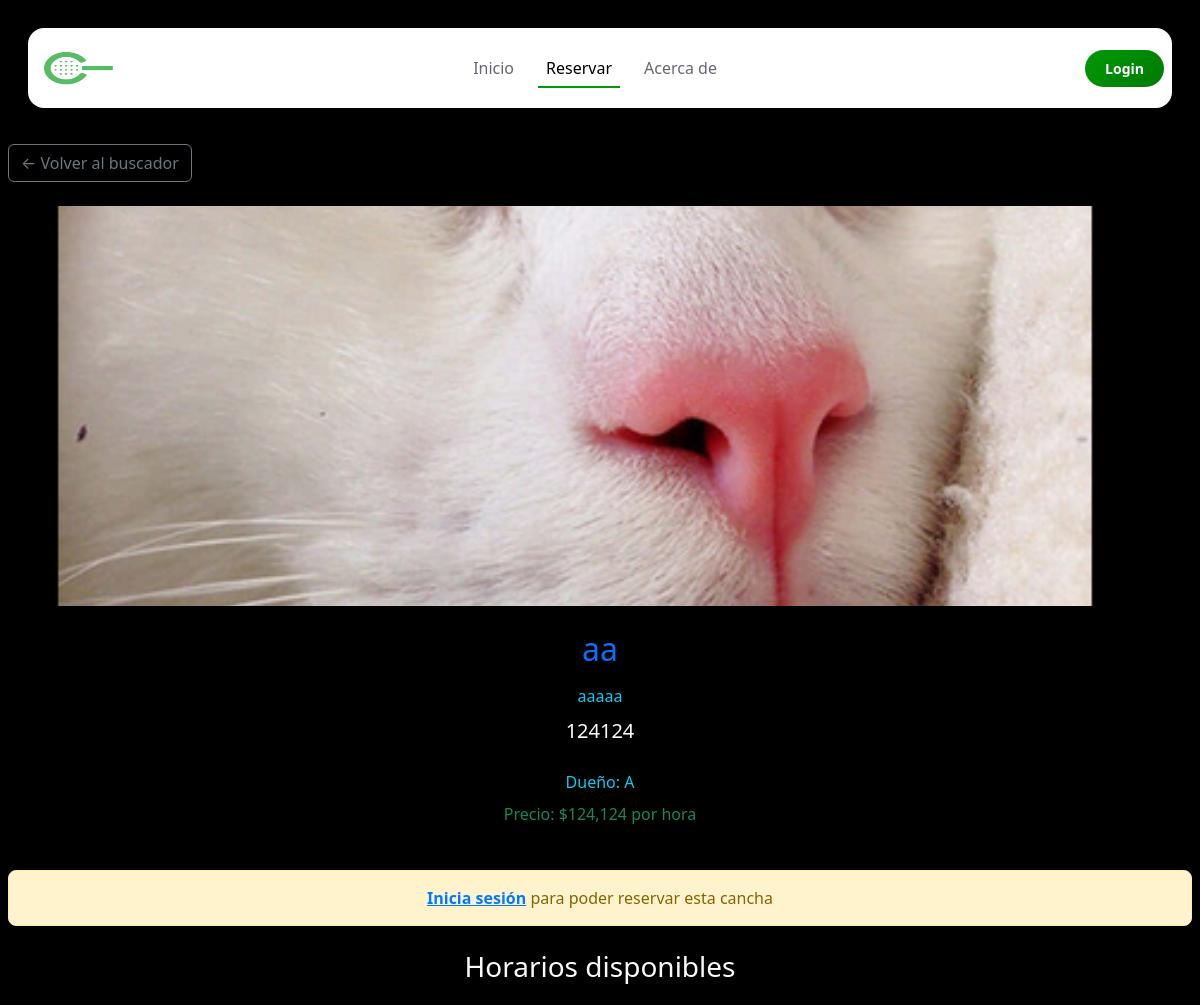
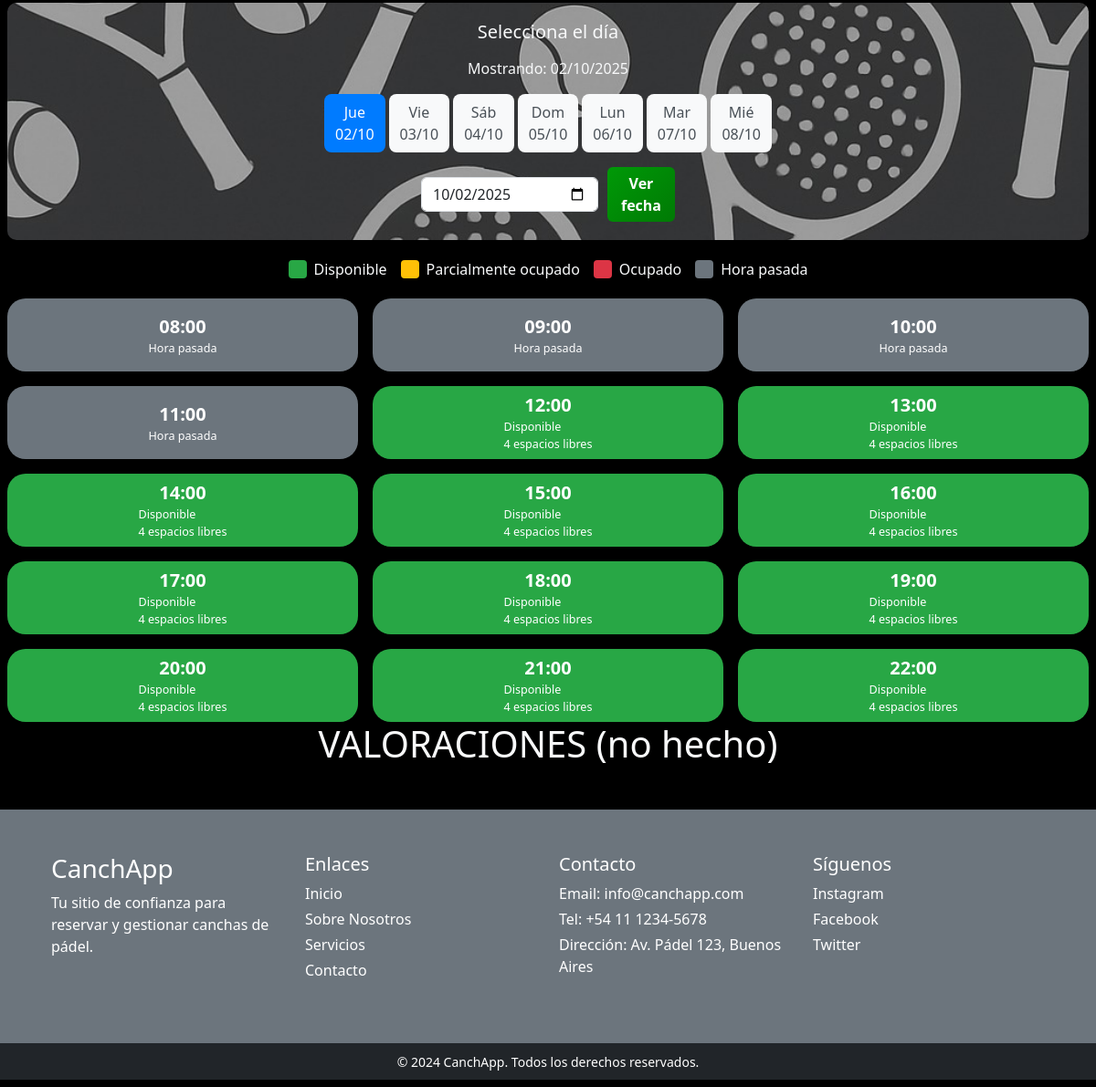
The app's page /reservacion.php?id=78 with its own data (2 pictures, top to bottom).
### tables this page shows
CREATE TABLE `cancha` (
  `id_cancha` int(11) NOT NULL,
  `id_duenio` int(11) NOT NULL,
  `nombre` varchar(120) NOT NULL,
  `lugar` varchar(120) NOT NULL,
  `foto` varchar(255) NOT NULL,
  `bio` text NOT NULL,
  `verificado` tinyint(1) NOT NULL,
  `valoracion` int(10) NOT NULL,
  `precio` int(11) NOT NULL
);

CREATE TABLE `duenio` (
  `id_duenio` int(11) NOT NULL,
  `id_usuario` int(11) NOT NULL,
  `nombre` varchar(120) NOT NULL,
  `email` varchar(150) NOT NULL,
  `contrasena` varchar(250) NOT NULL
);

### reservacion.php (the view, shortened to what this page needs)
<?php
require_once 'conexiones/conDB.php';
$nombre = $_SESSION['nombre'] ?? null;
$rol = $_SESSION['rol'] ?? null;
$foto = $_SESSION['foto'] ?? null;
$id_usuario = $_SESSION['id'] ?? null;
$id_cancha = $_GET['id'] ?? null;
$fecha_mostrar = $_GET['fecha'] ?? date('Y-m-d');
if ($id_cancha) {
    try {
        $stmt = $pdo->prepare("
            SELECT c.*, d.nombre as duenio_nombre
            FROM cancha c
            LEFT JOIN duenio d ON c.id_duenio = d.id_duenio
            WHERE c.id_cancha = ? AND (c.verificado = 1 OR c.verificado = 0)
        ");
        $stmt->execute([$id_cancha]);
        $cancha = $stmt->fetch(PDO::FETCH_ASSOC);
    } catch (PDOException $e) {
        $error = "Error al cargar la cancha: " . $e->getMessage();
        $cancha = null;
    }
} else {
    header("Location: buscador.php");
    exit;
}
function obtenerreservas($pdo, $id_cancha, $fecha) {
    $stmt = $pdo->prepare("
        SELECT r.*, u.nombre as usuario_nombre
        FROM reserva r
        INNER JOIN usuario u ON r.id_usuario = u.id_usuario
        WHERE r.id_cancha = ? AND r.fecha = ? AND r.estado = 'activa'
        ORDER BY r.hora_inicio
    ");
    $stmt->execute([$id_cancha, $fecha]);
    return $stmt->fetchAll(PDO::FETCH_ASSOC);
}
function generarhorarios() {
    $horarios = [];
    for ($h = 8; $h <= 22; $h++) {
        $horarios[] = sprintf("%02d:00", $h);
    }
    return $horarios;
}
function verificarDisponibilidad($reservas, $hora, $fecha_mostrar, $espacios_total = 4) {
    $espacios_ocupados = 0;
    $reservas_en_horario = [];
    if ($fecha_mostrar === date('Y-m-d')) {
        $hora_actual_ts = strtotime(date('Y-m-d H:i'));
        $hora_slot_ts   = strtotime($fecha_mostrar . ' ' . $hora);
        if ($hora_slot_ts <= $hora_actual_ts) {
            return ['tipo' => 'pasada', 'mensaje' => 'Hora pasada'];
        }
    }
    $espacios_disponibles = $espacios_total - $espacios_ocupados;
    if ($espacios_disponibles <= 0) {
        return [
            'tipo' => 'ocupado',
            'espacios_disponibles' => 0,
            'espacios_ocupados' => $espacios_ocupados,
            'reservas' => $reservas_en_horario
        ];
    } else {
        return [
            'tipo' => 'disponible',
            'espacios_disponibles' => $espacios_disponibles,
            'espacios_ocupados' => 0,
            'reservas' => []
        ];
    }
}
function diasespanol($dia_ingles) {
    $dias = [
        'Mon' => 'Lun',
        'Tue' => 'Mar',
        'Wed' => 'Mié',
        'Thu' => 'Jue',
        'Fri' => 'Vie',
        'Sat' => 'Sáb',
        'Sun' => 'Dom'
    ];
    return $dias[$dia_ingles] ?? $dia_ingles;
}
$horarios = generarhorarios();
$reservas = obtenerreservas($pdo, $id_cancha, $fecha_mostrar);
?>
<!DOCTYPE html>
<html lang="es">
<head>
    <link href="https://cdn.jsdelivr.net/npm/bootstrap@5.3.8/dist/css/bootstrap.min.css" rel="stylesheet">
    <link rel="stylesheet" href="style.css">
</head>
<body>
    <div class="container-fluid text-light p-2">
    <div class="row" id="navbar">
      <div class="col-12">
        <nav class="navbar navbar-expand-lg">
          <a class="navbar-brand me-auto" href="#">
            <img src="image/icon.png" alt="Logo" width="85" height="60" class="d-inline-block align-text-top">
          </a>
          <div class="offcanvas offcanvas-end" tabindex="-1" id="offcanvasNavbar"
            aria-labelledby="offcanvasNavbarLabel">
            <div class="offcanvas-body">
              <ul class="navbar-nav justify-content-center flex-grow-1 pe-3">
                <li class="nav-item">
                  <a class="nav-link mx-lg-2 " href="index.php">Inicio</a>
                </li>
                <li class="nav-item">
                  <a class="nav-link mx-lg-2 active" aria-current="page" href="buscador.php">Reservar</a>
                </li>
                <li class="nav-item">
                  <a class="nav-link mx-lg-2" href="acerca-de.php">Acerca de</a>
                </li>
              </ul>
            </div>
          </div>
          <?php if ($nombre): ?>
            <div class="dropdown">
              <button class="btn p-0 border-0" type="button" data-bs-toggle="dropdown" aria-expanded="false">
                <?php if (!empty($foto)): ?>
                  <img src="uploads/usuarios/<?= htmlspecialchars($foto) ?>"
                       alt="Foto de perfil de <?= htmlspecialchars($nombre) ?>"
                       class="rounded-circle border border-2 border-white"
                       width="40"
                       height="40"
                       style="object-fit: cover;">
                <?php else: ?>
                  <div
                    class="rounded-circle border border-2 border-white d-flex align-items-center justify-content-center bg-primary text-white"
                    style="width: 40px; height: 40px; font-size: 16px; font-weight: bold;">
                    <?= strtoupper(substr($nombre, 0, 1)) ?>
                  </div>
                <?php endif; ?>
              </button>
              <ul class="dropdown-menu dropdown-menu-end">
                <li><h6 class="dropdown-header">¡Hola, <?= htmlspecialchars($nombre) ?>!</h6></li>
                <li><hr class="dropdown-divider"></li>
                <?php if ($rol === 'usuario'): ?>
                  <li><a class="dropdown-item" href="perfil_padel.php">
                    <i class="fas fa-user me-2"></i>Editar Perfil
                  </a></li>
                  <li><hr class="dropdown-divider"></li>
                <?php endif; ?>
                <li><a class="dropdown-item text-danger" href="logout.php">
                  <i class="fas fa-sign-out-alt me-2"></i>Cerrar Sesión
                </a></li>
              </ul>
            </div>
          <?php else: ?>
            <a href="inicioses.php" class="login-button btn btn-primary">Login</a>
          <?php endif; ?>
        </nav>
      </div>
    </div>
        <div class="row mt-3">
            <div class="col-12">
                <button class="btn btn-outline-secondary" onclick="history.back()">
                    ← Volver al buscador
                </button>
            </div>
        </div>
        <?php if ($cancha): ?>
        <div class="row mt-4">
            <div class="col-12">
                <?php if (!empty($cancha['foto'])): ?>
                    <img src="uploads/<?= htmlspecialchars($cancha['foto']) ?>"
                         class="img-fluid w-100 court-image"
                         alt="<?= htmlspecialchars($cancha['nombre']) ?>">
                <?php else: ?>
                    <img src="image/cancha.jpg"
                         class="img-fluid w-100 court-image"
                         alt="<?= htmlspecialchars($cancha['nombre']) ?>">
                <?php endif; ?>
            </div>
        </div>
        <div class="row mt-4">
            <div class="col-12">
                <div class="text-center">
                    <h2 class="text-primary mb-3"><?= htmlspecialchars($cancha['nombre']) ?></h2>
                    <p class="text-info mb-2"><span><?= htmlspecialchars($cancha['lugar']) ?></span></p>
                    <p class="lead mb-4">
                        <?= htmlspecialchars($cancha['bio']) ?>
                    </p>
                    <?php if (!empty($cancha['duenio_nombre'])): ?>
                        <p class="text-info mb-2">Dueño: <?= htmlspecialchars($cancha['duenio_nombre']) ?></p>
                    <?php endif; ?>
                    <p class="text-success mb-4">Precio: $<?= number_format($cancha['precio']) ?> por hora</p>
                </div>
            </div>
        </div>
        <?php if (!$id_usuario): ?>
            <div class="alert-login">
                <a href="inicioses.php">Inicia sesión</a> para poder reservar esta cancha
            </div>
        <?php endif; ?>
        <div class="row mt-4">
            <div class="col-12">
                <h3 class="text-center mb-4"><?= $id_usuario ? 'Haz clic para reservar' : 'Horarios disponibles' ?></h3>
                <div class="date-picker-container text-center" style="background-image: url('image/padel-fondo.jpg'); background-size: cover; background-position: center;">
                    <h5 class="mb-3">Selecciona el día</h5>
                    <p class="text-light mb-3">Mostrando: <span id="currentDate"><?= date('d/m/Y', strtotime($fecha_mostrar)) ?></span></p>
                    <div class="d-flex justify-content-center flex-wrap mb-3" id="daySelector">
                        <?php
                        for ($i = 0; $i < 7; $i++) {
                            $fecha_btn = date('Y-m-d', strtotime("+$i days"));
                            $fecha_texto = date('d/m', strtotime("+$i days"));
                            $dia_semana_ingles = date('D', strtotime("+$i days"));
                            $dia_semana = diasespanol($dia_semana_ingles);
                            $clase_activo = ($fecha_btn == $fecha_mostrar) ? 'active' : '';
                            $url_params = "id={$id_cancha}&fecha={$fecha_btn}";
                            echo "<a href='?{$url_params}' class='day-selector {$clase_activo}'>";
                            echo "{$dia_semana}<br>{$fecha_texto}";
                            echo "</a>";
                        }
                        ?>
                    </div>
                    <div class="d-flex align-items-center justify-content-center gap-3">
                        <form method="get" style="display: inline-flex; gap: 10px; align-items: center;">
                            <input type="date" name="fecha" class="form-control" style="max-width: 200px;" value="<?= $fecha_mostrar ?>" min="<?= date('Y-m-d') ?>">
                            <button type="submit" class="btn btn-primary">Ver fecha</button>
                        </form>
                    </div>
                </div>
                <div class="legend justify-content-center">
                    <div class="legend-item">
                        <div class="legend-color" style="background-color: #28a745;"></div>
                        <span>Disponible</span>
                    </div>
                    <div class="legend-item">
                        <div class="legend-color" style="background-color: #ffc107;"></div>
                        <span>Parcialmente ocupado</span>
                    </div>
                    <div class="legend-item">
                        <div class="legend-color" style="background-color: #dc3545;"></div>
                        <span>Ocupado</span>
                    </div>
                    <div class="legend-item">
                        <div class="legend-color" style="background-color: #6c757d;"></div>
                        <span>Hora pasada</span>
                    </div>
                </div>
                <div class="row g-3" id="timeSlots">
                    <?php foreach ($horarios as $hora): ?>
                        <?php
                        $disponibilidad = verificarDisponibilidad($reservas, $hora, $fecha_mostrar, 4);
                        ?>
                        <div class="col-md-6 col-lg-4">
                            <?php if ($disponibilidad['tipo'] === 'pasada'): ?>
                                <div class="time-slot pasado">
                                    <div class="fs-5 fw-bold"><?= $hora ?></div>
                                    <div class="small">Hora pasada</div>
                                </div>
                            <?php else:  ?>
                                <?php if ($id_usuario): ?>
                                    <a href="reserva.php?id_cancha=<?= $id_cancha ?>&fecha=<?= $fecha_mostrar ?>&hora_inicio=<?= $hora ?>"
                                       class="time-slot disponible">
                                        <div class="fs-5 fw-bold"><?= $hora ?></div>
                                        <div class="small">Disponible<br>4 espacios libres</div>
                                    </a>
                                <?php else: ?>
                                    <div class="time-slot disponible">
                                        <div class="fs-5 fw-bold"><?= $hora ?></div>
                                        <div class="small">Disponible<br>4 espacios libres</div>
                                    </div>
                                <?php endif; ?>
                            <?php endif; ?>
                        </div>
                    <?php endforeach; ?>
                </div>
            </div>
        </div>
        <?php endif; ?>
        <div>
            <h1 class="text-center mb-4">VALORACIONES (no hecho)</h1>
        </div>
        <footer class="mt-5">
            <div class="row p-5 bg-secondary text-white">
                <div class="col-xs-12 col-md-6 col-lg-3 mb-3">
                    <h3 class="mb-2">CanchApp</h3>
                    <p>Tu sitio de confianza para reservar y gestionar canchas de pádel.</p>
                </div>
                <div class="col-xs-12 col-md-6 col-lg-3 mb-3">
                    <h5 class="mb-2">Enlaces</h5>
                    <a href="#" class="d-block text-white text-decoration-none mb-1">Inicio</a>
                    <a href="#" class="d-block text-white text-decoration-none mb-1">Sobre Nosotros</a>
                    <a href="#" class="d-block text-white text-decoration-none mb-1">Servicios</a>
                    <a href="#" class="d-block text-white text-decoration-none mb-1">Contacto</a>
                </div>
                <div class="col-xs-12 col-md-6 col-lg-3 mb-3">
                    <h5 class="mb-2">Contacto</h5>
                    <p class="mb-1">Email: info@canchapp.com</p>
                    <p class="mb-1">Tel: +54 11 1234-5678</p>
                    <p class="mb-1">Dirección: Av. Pádel 123, Buenos Aires</p>
                </div>
                <div class="col-xs-12 col-md-6 col-lg-3 mb-3">
                    <h5 class="mb-2">Síguenos</h5>
                    <a href="#" class="d-block text-white text-decoration-none mb-1">Instagram</a>
                    <a href="#" class="d-block text-white text-decoration-none mb-1">Facebook</a>
                    <a href="#" class="d-block text-white text-decoration-none mb-1">Twitter</a>
                </div>
            </div>
            <div class="row bg-dark text-white text-center py-2">
                <div class="col-12">
                    <small>&copy; 2024 CanchApp. Todos los derechos reservados.</small>
                </div>
            </div>
        </footer>
    </div>
</body>
</html>

### records on screen
cancha: foto (picture), nombre "aa", lugar "aaaaa", bio "124124", id_duenio.nombre "A", precio "124,124"

### other values on screen
$dia_semana "Jue"
$fecha_texto "02/10"
$dia_semana "Vie"
$fecha_texto "03/10"
$dia_semana "Sáb"
$fecha_texto "04/10"
$dia_semana "Dom"
$fecha_texto "05/10"
$dia_semana "Lun"
$fecha_texto "06/10"
$dia_semana "Mar"
$fecha_texto "07/10"
$dia_semana "Mié"
$fecha_texto "08/10"
$hora "08:00"
